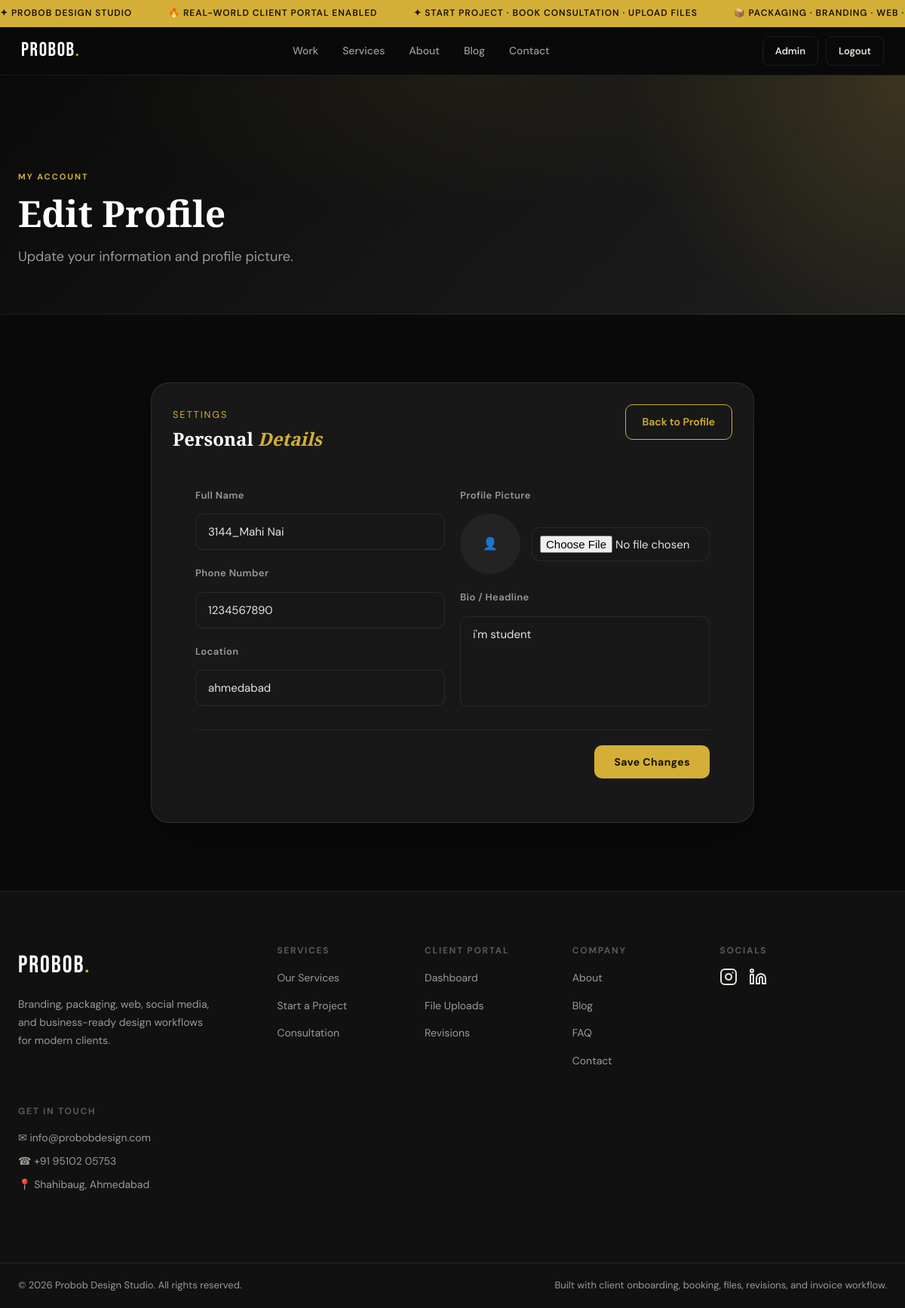
The page /profile/edit (signed in) on the database its author committed.
### tables this page shows
CREATE TABLE users (
            id INTEGER PRIMARY KEY AUTOINCREMENT,
            name TEXT NOT NULL,
            email TEXT UNIQUE NOT NULL,
            password_hash TEXT NOT NULL,
            role TEXT DEFAULT 'user',
            reset_token TEXT,
            reset_token_expires TEXT,
            created_at TEXT DEFAULT CURRENT_TIMESTAMP
        , profile_picture TEXT, bio TEXT, phone TEXT, location TEXT, status TEXT DEFAULT 'active');

### app.py (the view, shortened to what this page needs)
@app.route('/profile/edit', methods=['GET', 'POST'])
@login_required
def profile_edit():
    user = get_current_user()
    return render_template('profile_edit.html', user=user)

### app.py (called while the page is built)
def get_db():
    db = getattr(g, '_database', None)
    if db is None:
        db = g._database = sqlite3.connect(DATABASE)
        db.row_factory = sqlite3.Row
    return db

@app.teardown_appcontext
def close_connection(exception):
    db = getattr(g, '_database', None)
    if db is not None:
        db.close()

def login_required(f):
    @wraps(f)
    def decorated(*args, **kwargs):
        if 'user_id' not in session:
            flash('Please log in to access this page.', 'warning')
            return redirect(url_for('login', next=request.path))
        return f(*args, **kwargs)
    return decorated

def get_current_user():
    if 'user_id' not in session:
        return None
    return get_db().execute('SELECT * FROM users WHERE id=?', (session['user_id'],)).fetchone()

def get_user_notifications(limit=5, only_unread=False):
    user = get_current_user()
    if not user:
        return []
    query = 'SELECT * FROM notifications WHERE user_id=?'
    params = [user['id']]
    if only_unread:
        query += ' AND is_read=0'
    query += ' ORDER BY id DESC LIMIT ?'
    params.append(limit)
    return get_db().execute(query, tuple(params)).fetchall()

def unread_notification_count():
    user = get_current_user()
    if not user:
        return 0
    return get_db().execute('SELECT COUNT(*) FROM notifications WHERE user_id=? AND is_read=0', (user['id'],)).fetchone()[0]

@app.context_processor
def inject_user():
    user = get_current_user()
    play_login_sound = bool(session.pop('play_login_sound', False))
    return {
        'current_user': user,
        'notif_preview': get_user_notifications(limit=5) if user else [],
        'notif_unread_count': unread_notification_count() if user else 0,
        'play_login_sound': play_login_sound,
        'now_iso': now_iso
    }

### templates/profile_edit.html (shortened to what this page needs)
{% extends "base.html" %}
{% block content %}
<div class="page-hero compact dashboard-hero-bg">
    <div class="container">
        <span class="section-kicker">My Account</span>
        <h1>Edit Profile</h1>
        <p>Update your information and profile picture.</p>
    </div>
</div>
<section class="section">
    <div class="container">
        <div class="dash-panel glass-card" style="max-width: 800px; margin: 0 auto;">
            <div class="panel-head">
                <div>
                    <span class="panel-kicker">Settings</span>
                    <h2>Personal <em>Details</em></h2>
                </div>
                <a href="{{ url_for('profile') }}" class="btn-outline">Back to Profile</a>
            </div>
            <form method="POST" enctype="multipart/form-data" style="padding: 30px;">
                <div style="display: grid; grid-template-columns: 1fr 1fr; gap: 20px;">
                    <div style="display: flex; flex-direction: column; gap: 20px;">
                        <div class="form-group">
                            <label style="color: var(--text-2); margin-bottom: 8px; display: block;">Full Name</label>
                            <input type="text" name="name" value="{{ user.name }}" class="form-input" style="width: 100%;" required>
                        </div>
                        <div class="form-group">
                            <label style="color: var(--text-2); margin-bottom: 8px; display: block;">Phone Number</label>
                            <input type="text" name="phone" value="{{ user.phone or '' }}" class="form-input" style="width: 100%;" placeholder="+91 00000 00000">
                        </div>
                        <div class="form-group">
                            <label style="color: var(--text-2); margin-bottom: 8px; display: block;">Location</label>
                            <input type="text" name="location" value="{{ user.location or '' }}" class="form-input" style="width: 100%;" placeholder="e.g. Ahmedabad, India">
                        </div>
                    </div>
                    <div style="display: flex; flex-direction: column; gap: 20px;">
                        <div class="form-group">
                            <label style="color: var(--text-2); margin-bottom: 8px; display: block;">Profile Picture</label>
                            <div style="display: flex; align-items: center; gap: 15px;">
                                <div style="width: 80px; height: 80px; border-radius: 50%; overflow: hidden; border: 2px solid var(--accent-1); background: rgba(255,255,255,0.05); flex-shrink: 0; display: flex; align-items: center; justify-content: center;">
                                    {% if user.profile_picture %}
                                    <img src="{{ user.profile_picture }}" alt="{{ user.name }}" style="width: 100%; height: 100%; object-fit: cover;">
                                    {% else %}
                                    👤
                                    {% endif %}
                                </div>
                                <input type="file" name="profile_picture" class="form-input" style="width: 100%; padding: 10px;">
                            </div>
                        </div>
                        <div class="form-group">
                            <label style="color: var(--text-2); margin-bottom: 8px; display: block;">Bio / Headline</label>
                            <textarea name="bio" class="form-input" style="width: 100%; height: 100px; resize: none;" placeholder="Tell us a bit about yourself...">{{ user.bio or '' }}</textarea>
                        </div>
                    </div>
                </div>
                <div style="margin-top: 30px; border-top: 1px solid rgba(255,255,255,0.05); padding-top: 20px; display: flex; justify-content: flex-end;">
                    <button type="submit" class="btn-primary">Save Changes</button>
                </div>
            </form>
        </div>
    </div>
</section>
{% endblock %}

### static/css/style.css (style rules this page uses)
*, *::before, *::after { box-sizing: border-box; margin: 0; padding: 0; }
:root { --bg: #0a0a0a; --bg-2: #111111; --bg-3: #181818; --bg-4: #222222; --border: rgba(255,255,255,0.08); --border-gold: rgba(212,175,55,0.25); --gold: #d4af37; --gold-light: #f0d060; --gold-dim: rgba(212,175,55,0.15); --white: #ffffff; --text: #e8e4dc; --text-2: #9e9a93; --text-3: #5c5852; --red: #e05555; --radius: 12px; --radius-lg: 20px; --shadow: 0 8px 32px rgba(0,0,0,0.5); --shadow-gold: 0 0 40px rgba(212,175,55,0.12); --font-display: 'Bebas Neue', sans-serif; --font-serif: 'Playfair Display', Georgia, serif; --font-body: 'DM Sans', system-ui, sans-serif; --nav-h: 64px; --ticker-h: 36px; }
html { scroll-behavior: smooth; }
body { background: var(--bg); color: var(--text); font-family: var(--font-body); font-size: 16px; line-height: 1.65; -webkit-font-smoothing: antialiased; overflow-x: hidden; }
a { color: inherit; text-decoration: none; }
button { cursor: pointer; border: none; background: none; font-family: inherit; }
input, textarea, select { font-family: inherit; }
h1,h2,h3,h4,h5 { font-family: var(--font-serif); font-weight: 700; line-height: 1.15; color: var(--white); }
em { font-style: italic; color: var(--gold); }
.container { max-width: 1200px; margin: 0 auto; padding: 0 24px; }
.btn-primary { display: inline-flex; align-items: center; gap: 6px; background: var(--gold); color: #1a1200; font-weight: 700; font-size: 14px; letter-spacing: 0.03em; padding: 13px 26px; border-radius: 10px; border: none; cursor: pointer; transition: background .2s, transform .15s, box-shadow .2s; }
.btn-outline { display: inline-flex; align-items: center; gap: 6px; background: transparent; color: var(--gold); font-weight: 600; font-size: 14px; padding: 11px 22px; border-radius: 10px; border: 1px solid var(--gold); transition: background .2s, color .2s; }
.section { padding: 90px 0; }
.section-kicker { display: inline-block; font-size: 11px; font-weight: 700; letter-spacing: 0.18em; text-transform: uppercase; color: var(--gold); margin-bottom: 10px; }
.page-hero { padding: 100px 0 60px; background: var(--bg-2); border-bottom: 1px solid var(--border); position: relative; overflow: hidden; }
.page-hero::before { content: ''; position: absolute; inset: 0; background: radial-gradient(ellipse 60% 80% at 50% 0%, rgba(212,175,55,0.06), transparent 70%); }
.page-hero .container { position: relative; }
.page-hero .section-kicker { margin-bottom: 12px; }
.page-hero h1 { font-size: clamp(48px, 6vw, 80px); margin-bottom: 16px; }
.page-hero p { font-size: 18px; color: var(--text-2); max-width: 520px; }
.page-hero.compact { padding: 120px 0 60px; }
.page-hero.compact h1 { font-size: clamp(36px, 4vw, 56px); }
.form-group { display: flex; flex-direction: column; gap: 6px; }
.form-group label { font-size: 13px; font-weight: 600; color: var(--text-2); letter-spacing: 0.03em; }
.form-group input, .form-group textarea, .form-group select { background: var(--bg-3); border: 1px solid var(--border); border-radius: 10px; padding: 13px 16px; font-size: 15px; color: var(--text); transition: border-color .2s, box-shadow .2s; outline: none; width: 100%; }
.form-group input::placeholder, .form-group textarea::placeholder { color: var(--text-3); }
.form-group textarea { resize: vertical; min-height: 120px; }
.glass-card { background:rgba(255,255,255,.06);backdrop-filter:blur(12px);border:1px solid rgba(255,255,255,.1);box-shadow:0 20px 60px rgba(0,0,0,.28); }
.dashboard-hero-bg { position:relative;overflow:hidden;background:radial-gradient(circle at top right, rgba(212,175,55,.18), transparent 30%), linear-gradient(135deg, #0a0a0a, #151515 50%, #1d1d1d); }
.panel-head { display:flex;align-items:flex-start;justify-content:space-between;gap:18px;margin-bottom:20px; }
.panel-kicker { display:inline-block;font-size:.8rem;letter-spacing:.15em;text-transform:uppercase;color:#d4af37;margin-bottom:8px; }
.dash-panel,.dash-section { padding:28px;border-radius:24px; }

### templates/profile_edit.html (style rules this page uses)
.form-input { background: rgba(255,255,255,0.05); border: 1px solid rgba(255,255,255,0.1); border-radius: 8px; color: var(--text-1); padding: 12px 15px; transition: all 0.3s ease; }

### rows shown on the page
users: name "3144_Mahi Nai", phone "1234567890", location "ahmedabad", bio "i'm student"
